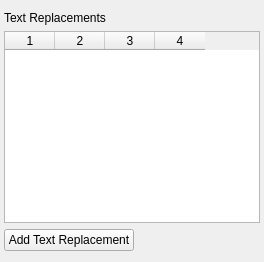
         <widget class="QWidget" name="filterTab">
          <attribute name="title">
           <string>Text Filtering</string>
          </attribute>
          <layout class="QVBoxLayout" name="verticalLayoutTabTextFiltering">
           <property name="leftMargin">
            <number>4</number>
           </property>
           <property name="rightMargin">
            <number>4</number>
           </property>
           <item>
            <widget class="QLabel" name="label_4">
             <property name="text">
              <string>Text Replacements</string>
             </property>
            </widget>
           </item>
           <item>
            <widget class="QTableWidget" name="wordReplacementTableWidget">
             <property name="rowCount">
              <number>0</number>
             </property>
             <property name="columnCount">
              <number>4</number>
             </property>
             <attribute name="horizontalHeaderDefaultSectionSize">
              <number>50</number>
             </attribute>
             <attribute name="verticalHeaderCascadingSectionResizes">
              <bool>true</bool>
             </attribute>
             <column/>
             <column/>
             <column/>
             <column/>
            </widget>
           </item>
           <item>
            <widget class="QPushButton" name="replacementWordsAddWordPushButton">
             <property name="sizePolicy">
              <sizepolicy hsizetype="Fixed" vsizetype="Fixed">
               <horstretch>0</horstretch>
               <verstretch>0</verstretch>
              </sizepolicy>
             </property>
             <property name="text">
              <string>Add Text Replacement</string>
             </property>
            </widget>
           </item>
          </layout>
         </widget>
